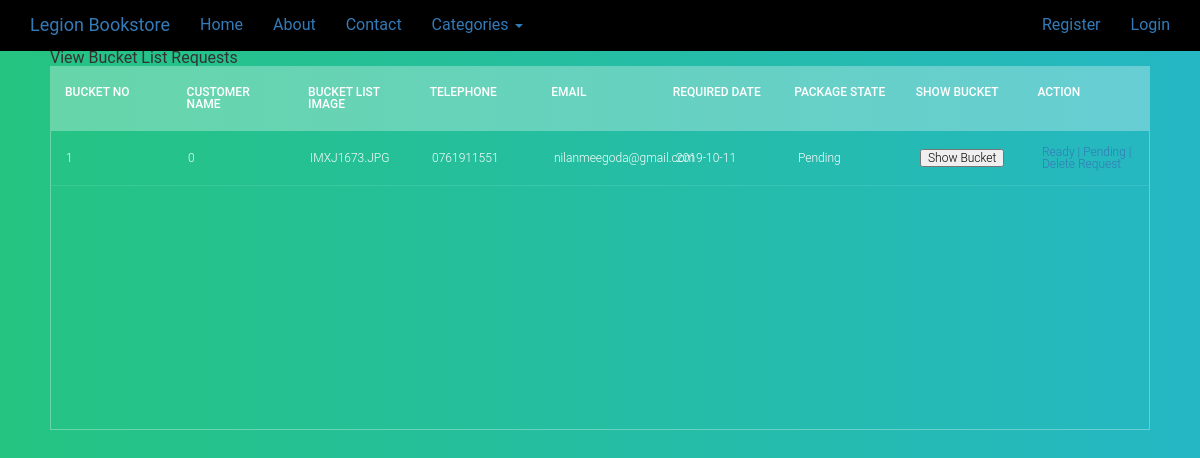
/view-bkt.php, run on the app's committed database.
### tables this page shows
CREATE TABLE `bucket` (
  `bucket_no` int(11) NOT NULL,
  `customer` int(11) NOT NULL,
  `bucket_img` varchar(100) NOT NULL,
  `telephone` char(10) NOT NULL,
  `email` varchar(50) NOT NULL,
  `requireddate` date NOT NULL,
  `pkgstate` varchar(20) NOT NULL
);

### view-bkt.php (the view, shortened to what this page needs)
<!DOCTYPE html>
<html>
    <head>
        <link href="bootstrap/css/bootstrap.min.css" rel="stylesheet"  media="screen">
        <link rel="stylesheet" href="css/tablecss/css/reset.css">
        <link rel="stylesheet" href="css/tablecss/css/style.css">
    </head>
    <body>
        <?php include './template/header.php'; ?>
             <section>
<h2>View Bucket List Requests</h2>
<div class="tbl-header" style="padding-right: 6px;">
<table cellpadding="0" cellspacing="0" border="0">
  <thead>
    <tr>
      					    <th>Bucket No</th>
                            <th>Customer Name</th>
                            <th>Bucket List  Image</th>
                            <th>Telephone</th>
                            <th>Email</th>
                            <th>Required Date</th>
                            <th>Package State</th>
                            <th>Show Bucket</th>
                            <th>Action</th>
    </tr>
  </thead>
</table>
</div>
<div class="tbl-content">
<table cellpadding="0" cellspacing="0" border="0">
 <?php
				  include 'dbconfig.php';
           $sql = "SELECT * FROM bucket;";
				   $result = $conn->query($sql);
				   if($result->num_rows > 0){
					while ($row = $result->fetch_assoc()){
                    ?>
                   <tbody>
                        <tr>
                       <td><?php echo $row['bucket_no']; ?></td>
                            <td><?php echo $row['customer']; ?></td>
                            <td><?php echo $row['bucket_img']; ?></td>
                            <td><?php echo $row['telephone']; ?></td>
                            <td><?php echo $row['email']; ?></td>
                             <td><?php echo $row['requireddate']; ?></td>
                            <td><?php echo $row['pkgstate']; ?></td>
                             <td><font  color="#000000"><form method="POST" action='view-bkt.php?primage=<?php echo $row["bucket_img"]; ?>'>
<input type="submit" name="button1"  value="Show Bucket">
</form></font></td>
                            <td>
 				<a href="./logic/bucketstate.php?orderid=<?php echo $row["bucket_no"]; ?> & orderstate=Ready ">Ready | </a>
 		   		 <a href="./logic/bucketstate.php?orderid=<?php echo $row["bucket_no"]; ?> & orderstate=Pending ">Pending | </a>
                 <a href="./logic/delete-bucket.php?pid=<?php echo $row["bucket_no"]; ?>">Delete Request</a>
                            </td>
                        </tr>
                      <?php
                }
            } else {
                echo "0 results";
            }
            ?>
                    </table>
</div>
</section>
    </body>
</html>

### css/tablecss/css/style.css (style rules this page uses)
table { width:100%; table-layout: fixed; }
.tbl-header { background-color: rgba(255,255,255,0.3); }
.tbl-content { height:300px; overflow-x:auto; margin-top: 0px; border: 1px solid rgba(255,255,255,0.3); }
th { padding: 20px 15px; text-align: left; font-weight: 500; font-size: 12px; color: #fff; text-transform: uppercase; }
td { padding: 15px; text-align: left; vertical-align:middle; font-weight: 300; font-size: 12px; color: #fff; border-bottom: solid 1px rgba(255,255,255,0.1); }
body { background: -webkit-linear-gradient(left, #25c481, #25b7c4); background: linear-gradient(to right, #25c481, #25b7c4); font-family: 'Roboto', sans-serif; }
section { margin: 50px; }

### data on the page
bucket: bucket_no "1", customer "0", bucket_img "IMXJ1673.JPG", telephone "0761911551", email "nilanmeegoda@gmail.com", requireddate "2019-10-11", pkgstate "Pending"
